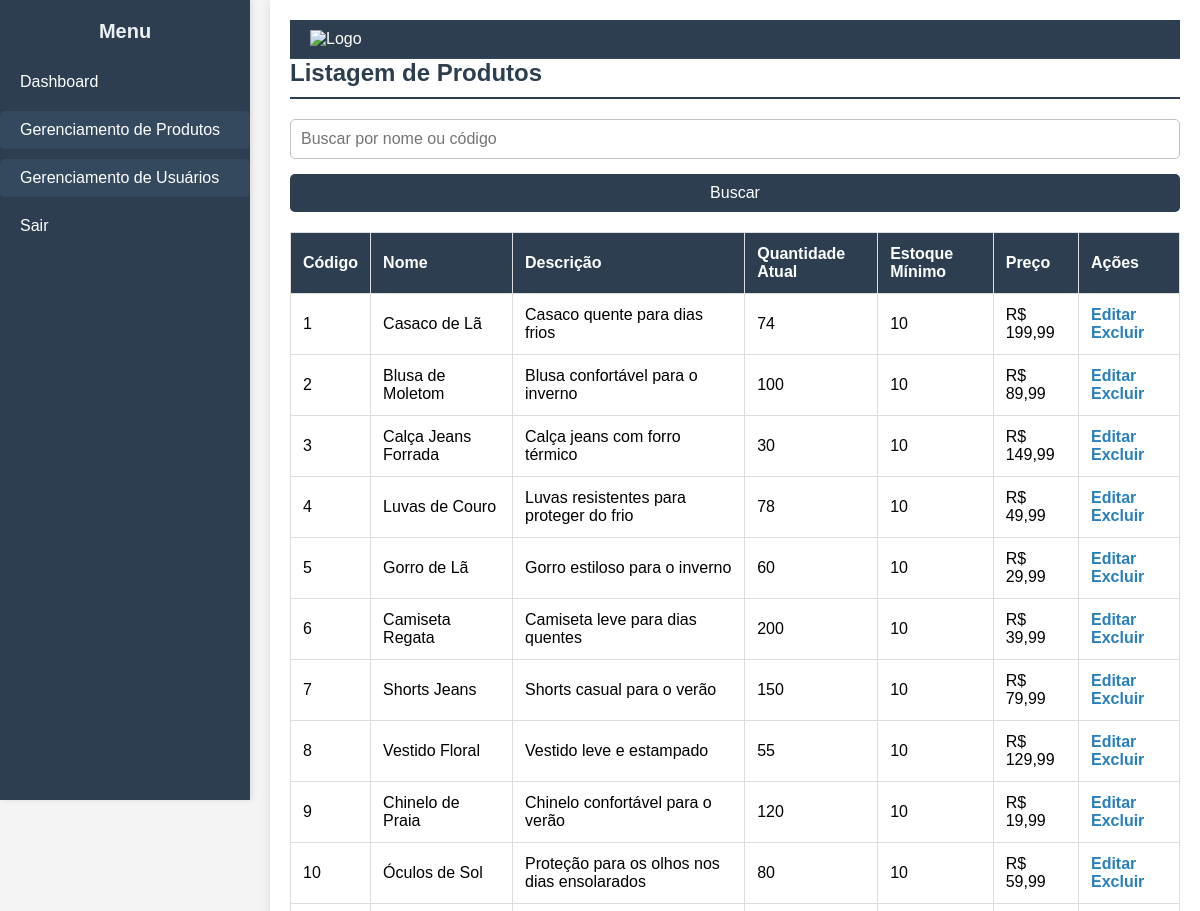
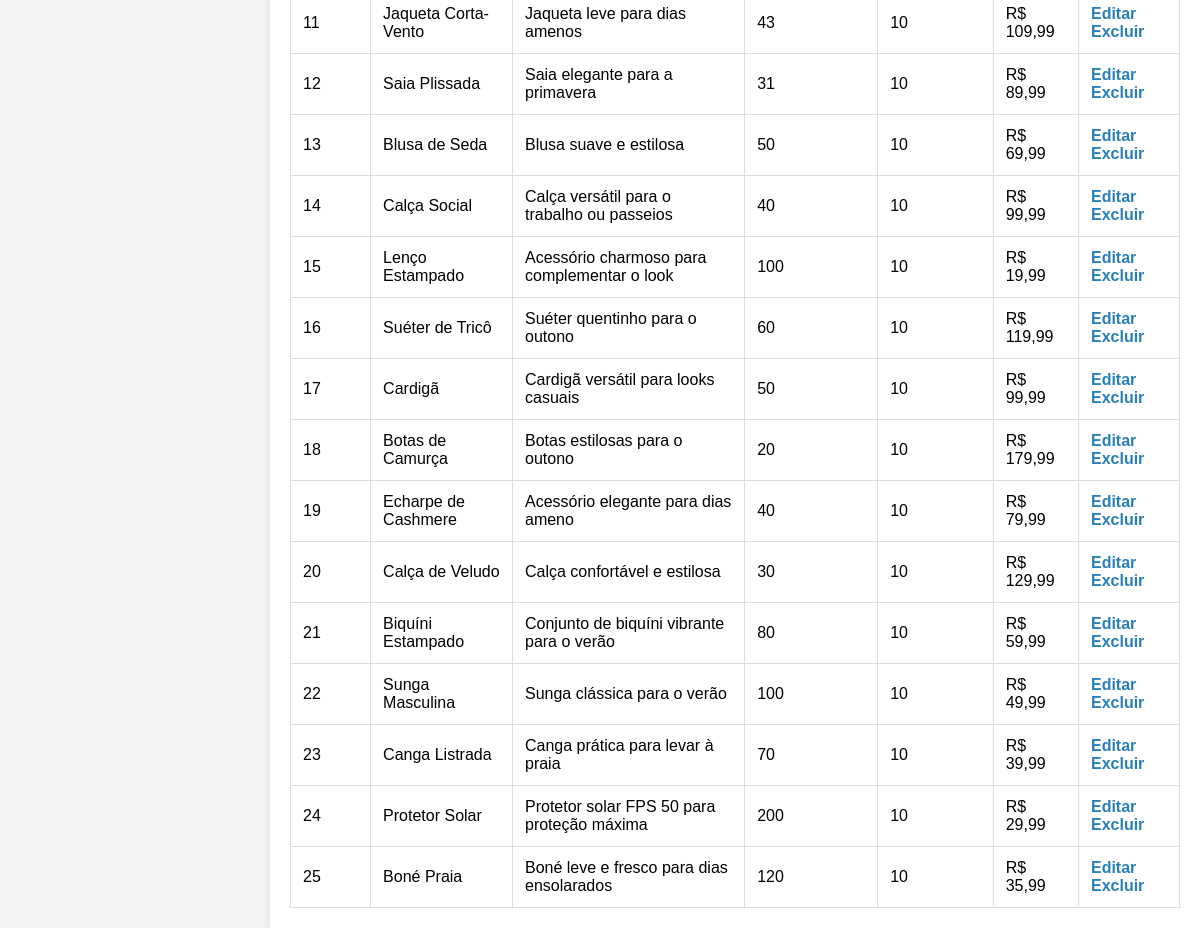
Page /listagem-produtos.php (signed in) on the earlier database version (2 pictures, top to bottom).
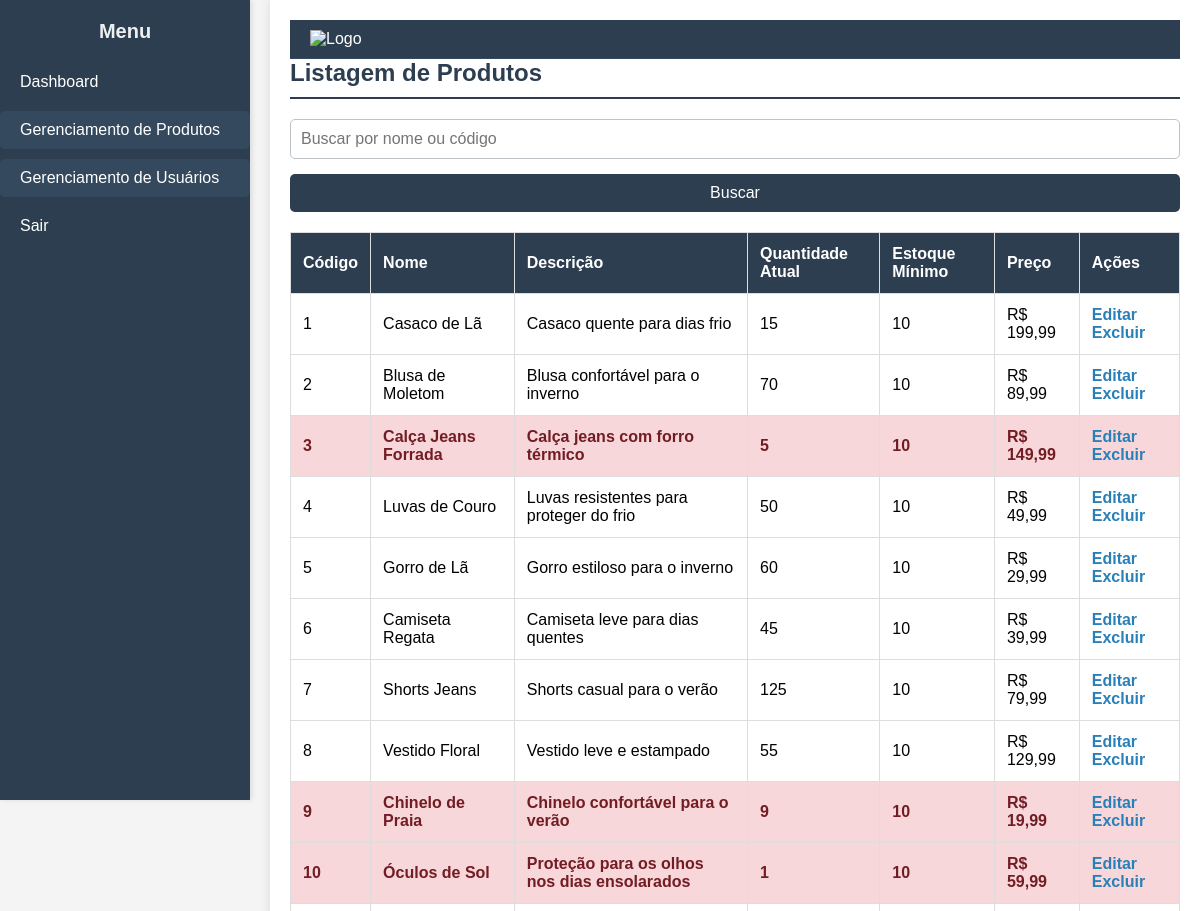
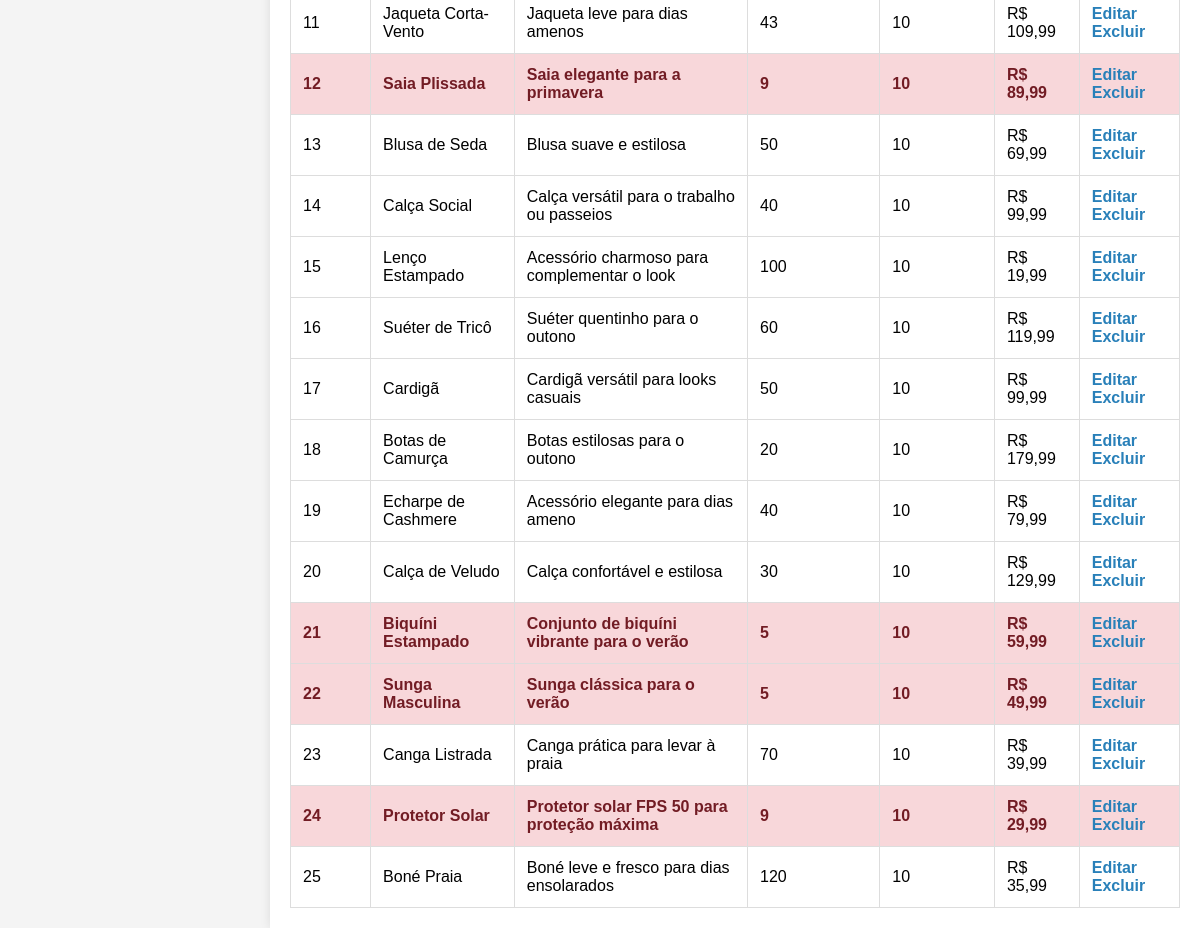
Same page on the later database version (2 pictures, top to bottom).
### tables this page shows
CREATE TABLE `produtos` (
  `id` int(11) NOT NULL,
  `nome` varchar(100) NOT NULL,
  `descricao` text DEFAULT NULL,
  `quantidade` int(11) NOT NULL,
  `preco` decimal(10,2) NOT NULL,
  `categoria_id` int(11) DEFAULT NULL,
  `estoque_minimo` int(11) DEFAULT 10
);

### listagem-produtos.php (the view, shortened to what this page needs)
<?php
include_once 'db/connect.php';
$busca = isset($_GET['busca']) ? trim($_GET['busca']) : '';
if ($busca) {
    $stmt = $pdo->prepare("SELECT * FROM produtos WHERE id = :id OR nome LIKE :nome");
    $stmt->bindValue(':id', $busca, PDO::PARAM_INT);
    $stmt->bindValue(':nome', '%' . $busca . '%', PDO::PARAM_STR);
    $stmt->execute();
} else {
    $stmt = $pdo->query("SELECT * FROM produtos");
}
$produtos = $stmt->fetchAll(PDO::FETCH_ASSOC);
?>
<!DOCTYPE html>
<html lang="pt-br">
<head>
    <link rel="stylesheet" href="css/style.css">
</head>
<body>
    <div class="container">
        <?php include_once 'includes/sidebar.php'; ?>
        <main class="content">
            <header class="header">
                <div class="logo">
                <img src="https://bluefocus.com.br/sites/default/files/styles/medium/public/estoque.png?itok=1yVi8VcO" alt="Logo" width="50">
                </div>
            </header>
            <div class="scrollable-content">
                <h2>Listagem de Produtos</h2>
                <form method="GET" style="margin-bottom: 20px;">
                    <input type="text" name="busca" placeholder="Buscar por nome ou código" value="<?= htmlspecialchars($busca) ?>" required>
                    <button type="submit">Buscar</button>
                </form>
                <table>
                    <thead>
                        <tr>
                            <th>Código</th>
                            <th>Nome</th>
                            <th>Descrição</th>
                            <th>Quantidade Atual</th>
                            <th>Estoque Mínimo</th>
                            <th>Preço</th>
                            <th>Ações</th>
                        </tr>
                    </thead>
                    <tbody>
                        <?php foreach ($produtos as $produto): ?>
                            <tr class="<?= $produto['quantidade'] <= $produto['estoque_minimo'] ? 'baixo-estoque' : '' ?>">
                                <td><?= $produto['id'] ?></td>
                                <td><?= htmlspecialchars($produto['nome']) ?></td>
                                <td><?= htmlspecialchars($produto['descricao']) ?></td>
                                <td><?= $produto['quantidade'] ?></td>
                                <td><?= $produto['estoque_minimo'] ?></td>
                                <td>R$ <?= number_format($produto['preco'], 2, ',', '.') ?></td>
                                <td>
                                    <a href="editar-produto.php?id=<?= $produto['id'] ?>">Editar</a>
                                    <a href="excluir-produto.php?id=<?= $produto['id'] ?>" onclick="return confirm('Tem certeza que deseja excluir este produto?')">Excluir</a>
                                </td>
                            </tr>
                        <?php endforeach; ?>
                    </tbody>
                </table>
            </div>
        </main>
    </div>
</body>
</html>

Differences in the rows shown:
changed produtos "Casaco de Lã": descricao "Casaco quente para dias frios" → "Casaco quente para dias frio"; quantidade "74" → "15"
changed produtos "Blusa de Moletom": quantidade "100" → "70"
changed produtos "Calça Jeans Forrada": quantidade "30" → "5"
changed produtos "Luvas de Couro": quantidade "78" → "50"
changed produtos "Camiseta Regata": quantidade "200" → "45"
changed produtos "Shorts Jeans": quantidade "150" → "125"
changed produtos "Chinelo de Praia": quantidade "120" → "9"
changed produtos "Óculos de Sol": quantidade "80" → "1"
changed produtos "Saia Plissada": quantidade "31" → "9"
changed produtos "Biquíni Estampado": quantidade "80" → "5"
changed produtos "Sunga Masculina": quantidade "100" → "5"
changed produtos "Protetor Solar": quantidade "200" → "9"
